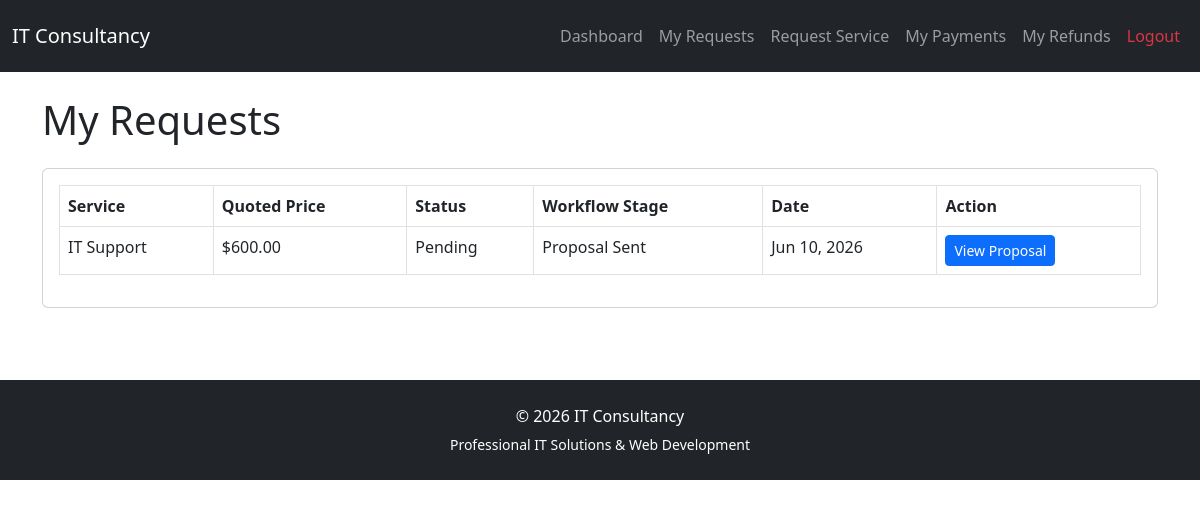
The page /public/index.php?page=customer-requests (signed in) on the database as committed earlier.
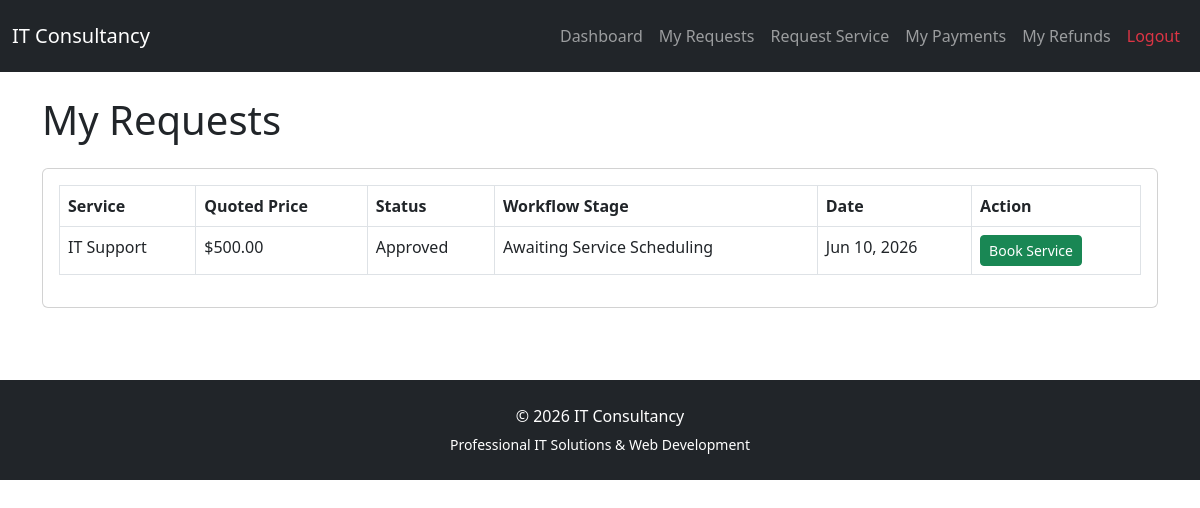
The same page on the database as committed later.
### tables this page shows
CREATE TABLE `requests` (
  `id` int(11) NOT NULL AUTO_INCREMENT,
  `customer_id` int(11) NOT NULL,
  `service_id` int(11) NOT NULL,
  `quoted_price` decimal(10,2) DEFAULT NULL,
  `description` text DEFAULT NULL,
  `status` enum('Pending','Approved','In Progress','Completed','Cancelled') DEFAULT 'Pending',
  `created_at` timestamp NOT NULL DEFAULT current_timestamp(),
  `workflow_stage` varchar(50) DEFAULT 'Submitted',
  `proposal` text DEFAULT NULL,
  PRIMARY KEY (`id`),
  KEY `customer_id` (`customer_id`),
  KEY `service_id` (`service_id`),
  CONSTRAINT `requests_ibfk_1` FOREIGN KEY (`customer_id`) REFERENCES `customers` (`id`) ON DELETE CASCADE,
  CONSTRAINT `requests_ibfk_2` FOREIGN KEY (`service_id`) REFERENCES `services` (`id`) ON DELETE CASCADE
);

CREATE TABLE `services` (
  `id` int(11) NOT NULL AUTO_INCREMENT,
  `title` varchar(255) NOT NULL,
  `description` text NOT NULL,
  `created_at` timestamp NOT NULL DEFAULT current_timestamp(),
  `price` decimal(10,2) NOT NULL DEFAULT 0.00,
  `image` varchar(255) DEFAULT NULL,
  PRIMARY KEY (`id`)
);

### public/index.php (called while the page is built, shortened)
<?php
require_once '../routes.php';

### app/views/customer-requests.php (the view, shortened to what this page needs)
<?php require __DIR__ . '/layouts/header.php'; ?>
<?php
$customerId = $_SESSION['customer']['id'];
$stmt = $pdo->prepare("
    SELECT
        r.*,
        s.title AS service_title,
        cs.slot_date,
        cs.slot_time,
        cs.consultation_method,
        cs.meeting_link,
        ss.service_date,
        ss.service_time
    FROM requests r
    JOIN services s
        ON r.service_id = s.id
    LEFT JOIN consultation_bookings cb
        ON cb.request_id = r.id
    LEFT JOIN consultation_slots cs
        ON cs.id = cb.slot_id
    LEFT JOIN service_bookings sb
        ON sb.request_id = r.id
    LEFT JOIN service_slots ss
        ON ss.id = sb.slot_id
    WHERE r.customer_id = ?
    ORDER BY r.id DESC
");
$stmt->execute([$customerId]);
$requests = $stmt->fetchAll();
?>
<h1 class="mb-4">My Requests</h1>
<div class="card">
    <div class="card-body">
        <table class="table table-bordered">
            <thead>
                <tr>
                    <th>Service</th>
                    <th>Quoted Price</th>
                    <th>Status</th>
                    <th>Workflow Stage</th>
                    <th>Date</th>
                    <th>Action</th>
                </tr>
            </thead>
            <tbody>
                <?php foreach ($requests as $request): ?>
                    <tr>
                        <td>
                            <?= htmlspecialchars($request['service_title']) ?>
                        </td>
                        <td>
                            <?php if ($request['quoted_price'] > 0): ?>
                                $<?= number_format($request['quoted_price'], 2) ?>
                            <?php else: ?>
                                <span class="text-muted">
                                    Awaiting Quote
                                </span>
                            <?php endif; ?>
                        </td>
                        <td>
                            <?= htmlspecialchars($request['status']) ?>
                        </td>
                        <td>
                            <?= htmlspecialchars($request['workflow_stage']) ?>
                        </td>
                        <td>
                            <?= date('M d, Y', strtotime($request['created_at'])) ?>
                        </td>
                        <td>
    <?php if ($request['workflow_stage'] === 'Proposal Sent'): ?>
        <a
            href="?page=view-proposal&request_id=<?= $request['id'] ?>"
            class="btn btn-primary btn-sm">
            View Proposal
        </a>
    <?php endif; ?>
    <?php if ($request['workflow_stage'] === WF_AWAITING_PAYMENT): ?>
    <a
        href="?page=customer-upload-slip&request_id=<?= $request['id'] ?>"
        class="btn btn-warning btn-sm">
        Upload Deposit Slip
    </a>
    <?php elseif ($request['workflow_stage'] === WF_PAYMENT_SUBMITTED): ?>
    <span class="badge bg-info">
        Payment Under Review
    </span>
    <?php elseif ($request['workflow_stage'] === 'Consultation Completed'): ?>
    <span class="badge bg-secondary">
        Awaiting Proposal
    </span>
   <?php elseif ($request['workflow_stage'] === 'Proposal Rejected'): ?>
    <span class="badge bg-warning">
        Awaiting Revised Proposal
    </span>
    <?php elseif ($request['workflow_stage'] === 'Awaiting Service Scheduling'): ?>
    <a
        href="?page=schedule-service&request_id=<?= $request['id'] ?>"
        class="btn btn-success btn-sm">
        Book Service
    </a>
<?php endif; ?>
</td>
                    </tr>
                <?php endforeach; ?>
            </tbody>
        </table>
    </div>
</div>
<?php require __DIR__ . '/layouts/footer.php'; ?>

### routes.php (shortened to what this page needs)
<?php
require __DIR__ . '/config/database.php';
$page = $_GET['page'] ?? 'home';
switch ($page) {
    case 'customer-requests':
    require __DIR__ . '/app/views/customer-requests.php';
    break;
}
?>

### app/views/layouts/header.php (shortened to what this page needs)
<!DOCTYPE html>
<html>
<head>
    <link
        href="https://cdn.jsdelivr.net/npm/bootstrap@5.3.0/dist/css/bootstrap.min.css"
        rel="stylesheet">
</head>
<body>
<nav class="navbar navbar-expand-lg navbar-dark bg-dark py-3">
    <div class="container-fluid">
        <a class="navbar-brand" href="?page=home">
            IT Consultancy
        </a>
        <div class="collapse navbar-collapse" id="navbarNav">
            <div class="navbar-nav ms-auto">
                <?php if (isset($_SESSION['user'])): ?>
                    <a class="nav-link" href="?page=dashboard">
                        Dashboard
                    </a>
                    <a class="nav-link" href="?page=messages">
                        Messages
                    </a>
                    <a class="nav-link" href="?page=customers">
                        Customers
                    </a>
                    <a class="nav-link" href="?page=requests">
                        Requests
                    </a>
                     <a class="nav-link" href="?page=consultation-slots">
                        Consultation Slots
                    </a>
                    <a class="nav-link" href="?page=service-slots">
                        Service Slots
                    </a>
                    <a class="nav-link" href="?page=payments">
                        Payments
                    </a>
                    <a class="nav-link" href="?page=services-admin">
                        Manage Services
                    </a>
                    <a class="nav-link" href="?page=refunds">
                        Refunds
                    </a>
                    <a class="nav-link" href="?page=backup">
                        Database Backup
                    </a>
                    <a class="nav-link text-danger" href="?page=logout">
                        Logout
                    </a>
                <?php elseif (isset($_SESSION['customer'])): ?>
                    <a class="nav-link" href="?page=customer-dashboard">
                        Dashboard
                    </a>
                    <a class="nav-link" href="?page=customer-requests">
                        My Requests
                    </a>
                    <a class="nav-link"
                        href="?page=customer-request-service">
                        Request Service
                    </a>
                    <a class="nav-link" href="?page=customer-payments">
                        My Payments
                    </a>
                    <a class="nav-link" href="?page=customer-refunds">
                        My Refunds
                    </a>
                    <a class="nav-link text-danger"
                       href="?page=customer-logout">
                        Logout
                    </a>
                <?php endif; ?>
            </div>
        </div>
    </div>
</nav>
<div class="container py-4">

### app/views/layouts/footer.php (shortened to what this page needs)
</div>
<footer class="bg-dark text-white text-center py-4 mt-5">
    <div class="container">
        <p class="mb-1">
            © 2026 IT Consultancy
        </p>
        <small>
            Professional IT Solutions & Web Development
        </small>
    </div>
</footer>
</body>
</html>

Rows that differ between the two databases and show on the page:
changed requests "IT Support": quoted_price "600.00" → "500.00"; status "Pending" → "Approved"; workflow_stage "Proposal Sent" → "Awaiting Service Scheduling"; workflow_stage "View Proposal" → "Book Service"
